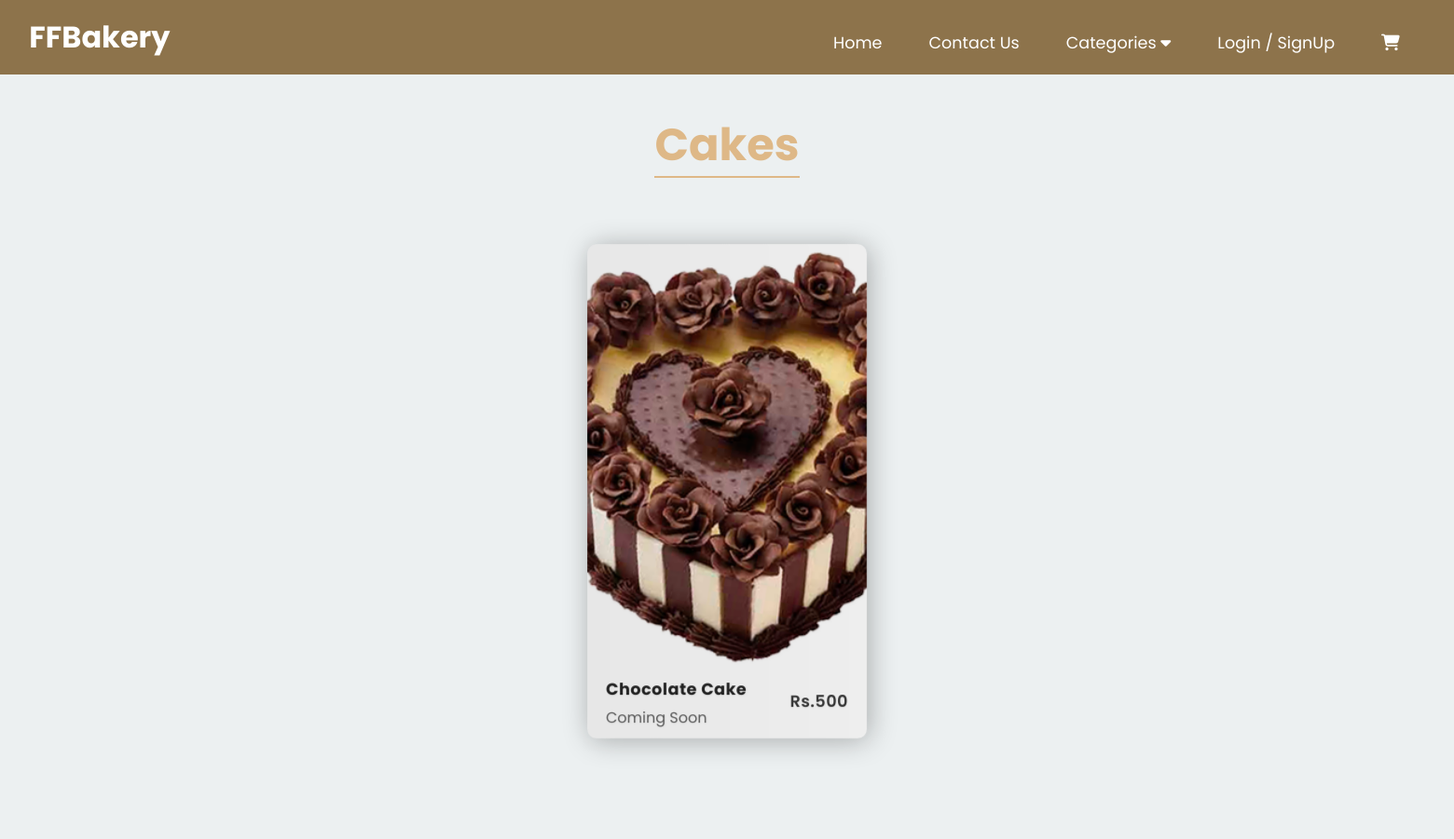
Screenshot of /category/Cakes with the database file from the repository.
### shop/models.py (models this page shows, shortened)
class Product(models.Model):
    sno = models.AutoField(primary_key=True)
    ProductName = models.CharField(max_length=100,default='')
    category = models.ForeignKey(Category,on_delete=models.PROTECT)
    price = models.IntegerField(default=0)
    date_time = models.DateTimeField(default=now())
    ProductImage = models.ImageField()
    description = models.TextField()
    def __str__(self):
        return self.ProductName

class Category(models.Model):
    sno = models.AutoField(primary_key=True)
    category = models.CharField(max_length=50)
    Image = models.ImageField()
    class Meta:
        verbose_name_plural = 'Categories'

### shop/views.py (the view)
# urls.py: path('category/<str:cat>', category, name='category'),
def category(request, cat):
    allCategory = Category.objects.all()
    category = Category.objects.filter(category=cat).first()
    notFound = None
    allCatProd = []
    if category:
        allCatProd.append(Product.objects.filter(category=category))
    elif cat == 'all':
        for category in allCategory:
            allCatProd.append(Product.objects.filter(category=category ))
    else:
        notFound = f'Sorry! We could not find anything related to <span>{cat}</span> :( You may check out these products.'
        for category in allCategory:
            allCatProd.append(Product.objects.filter(category=category ))
    print(cat)
    print(allCatProd)
    print(notFound)
    context = {'allProducts': allCatProd, 'notFound': notFound ,'category':allCategory}
    return render(request, 'category.html',context)

### shop/templates/category.html (shortened to what this page needs)
{% extends 'base.html' %}
{% load static %}
{% block css %}
<link rel="stylesheet" href="https://unpkg.com/swiper/swiper-bundle.min.css" />
<link rel="stylesheet" href="{% static 'css/categoryStyle.css' %}">
{% endblock css %}
{% block content %}
    {% for products in allProducts %}
    <div class="heading"><span class="underLineHeading">{{products.0.category.category}}</span></div>
    <div class="cardContainer">
        <div class="swiper-container mySwiper">
            <div class="swiper-wrapper">
                {% for product in products %}
                <div class="swiper-slide">
                    <div class="slide-img">
                        <img src="/media/{{product.ProductImage}}" alt="">
                    </div>
                    <div class="detail-box">
                        <div class="type">
                            <a href="">{{product.ProductName}}</a>
                            <span>Coming Soon</span>
                        </div>
                        <a href="" class="price">Rs.{{product.price}}</a>
                    </div>
                </div>
                {% endfor %}
            </div>
        </div>
    </div>
    {% endfor %}
{% endblock content %}

### static/css/baseStyle.css (style rules this page uses)
* { margin: 0; padding: 0; box-sizing: border-box; font-family: Poppins, sans-serif; user-select: none; }
a { text-decoration: none; cursor: pointer; color: #fff; }
body { position: relative; }
body { overflow-x: hidden; }

### static/css/categoryStyle.css (style rules this page uses)
.heading { padding: 40px 0; text-align: center; font-weight: 700; color:burlywood; background-color: #ecf0f1; font-size: 3em; font-family: poppins,sans-serif; }
.underLineHeading { border-bottom: 2px burlywood solid; }
.swiper-container .swiper-wrapper .swiper-slide a { text-decoration: none; }
.cardContainer { position: relative; min-width: 100%; background-color: #ecf0f1; padding-bottom: 5%; }
.swiper-slide { width: 300px; min-height: 400px; margin: 30px 20px; border-radius: 10px; background-color: #eee; overflow: hidden; box-shadow: 2px 2px 30px rgba(0,0,0,0.3); position: relative; }
.swiper-slide .slide-img { height: 450px; position: relative; }
.swiper-slide .slide-img img { height: 100%; max-width: 100%; object-fit: cover; box-sizing: border-box; }
.swiper-slide .detail-box { width: 100%; display: flex; justify-content: space-between; align-items: center; padding: 10px 20px; box-sizing: border-box; font-family: Calibri; }
.type { display: flex; flex-direction: column; }
.type a { color: #222222; margin: 5px 0px; font-weight: 700; font-size: 1.1rem; letter-spacing: 0.5px; padding-right: 8px; }
.type span { color: rgba(26, 26, 26, 0.7); }
.price { color: #333333; font-weight: 600; font-size: 1.1rem; font-family: poppins; letter-spacing: 0.5px; }

### rows the page displays
Product: category.category "Cakes", ProductImage (picture), ProductName "Chocolate Cake", price "500"
